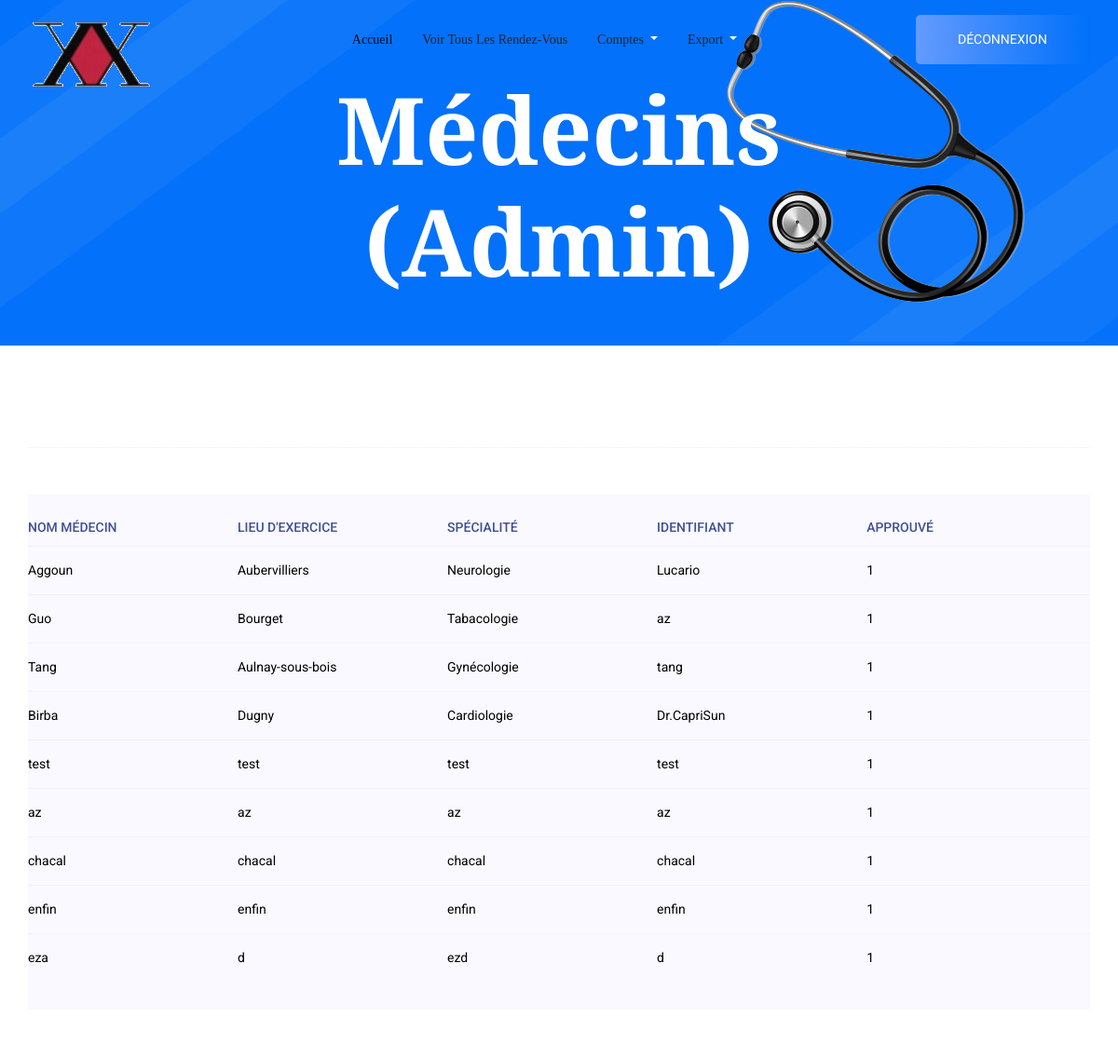
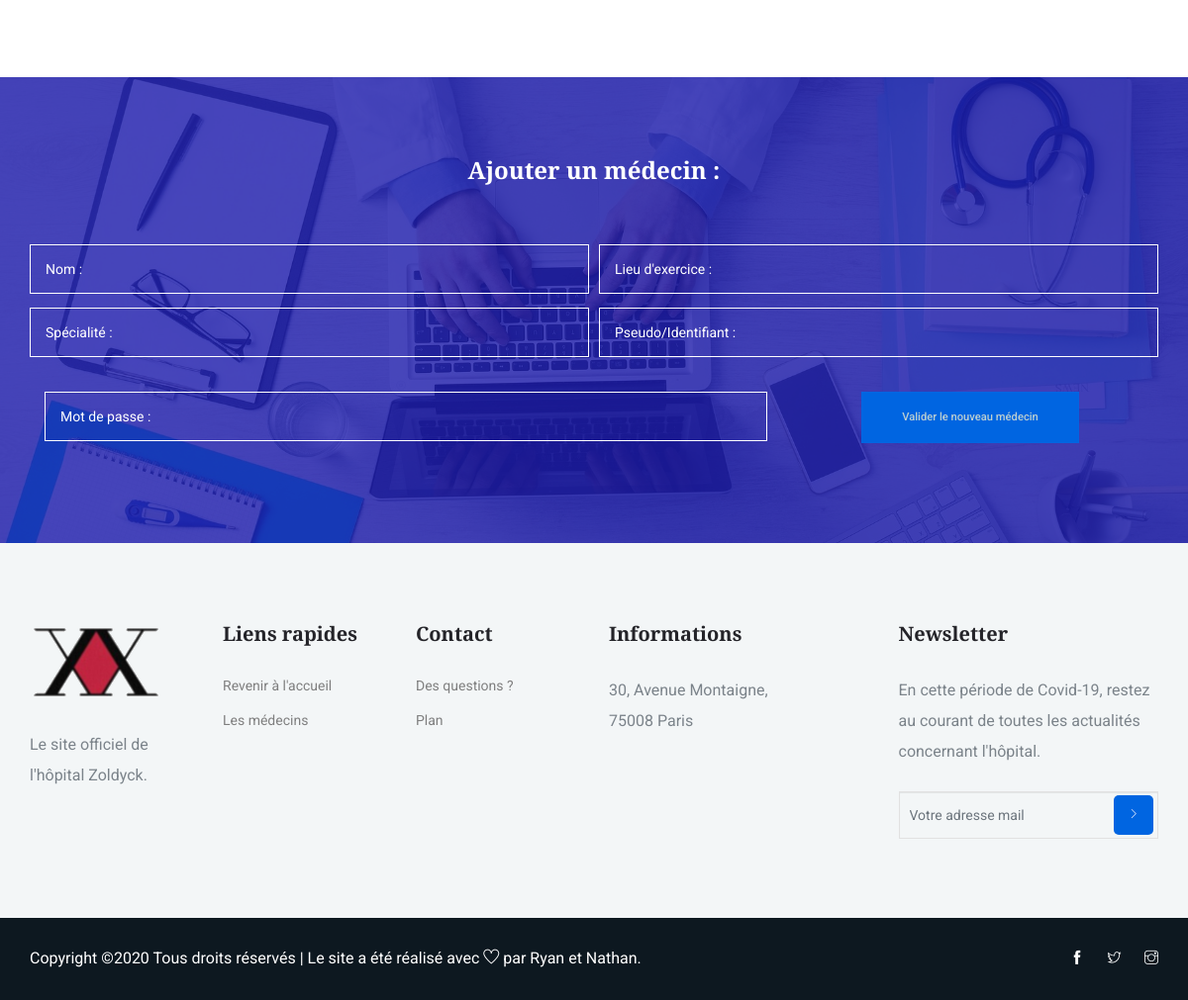
/views/add_doctor.php (signed in), run on the app's committed database (2 pictures, top to bottom).
### tables this page shows
CREATE TABLE IF NOT EXISTS `medecin` (
  `id` int(11) NOT NULL AUTO_INCREMENT,
  `nom` varchar(50) NOT NULL,
  `lieu` varchar(50) NOT NULL,
  `specialite` varchar(50) NOT NULL,
  `identifiant` varchar(50) NOT NULL,
  `mdp` varchar(50) NOT NULL,
  `approuve` int(11) NOT NULL,
  PRIMARY KEY (`id`),
  UNIQUE KEY `fk_medecin` (`nom`)
);

### views/add_doctor.php (the view, shortened to what this page needs)
<!DOCTYPE html>
<html lang="en">
<head>
    <link rel="stylesheet" href="https://maxcdn.bootstrapcdn.com/bootstrap/3.3.7/css/bootstrap.min.css">
    <?php
          require_once('navbar.php');
        ?>
<body>
	<?php
	try{
		$bdd= new PDO('mysql:host=localhost;dbname=hopital; charset=utf8','root','');
	}
	catch (Exception $e){
		die('Erreur:'.$e->getMessage());
	}
	?>
    <section class="breadcrumb_part breadcrumb_bg">
        <div class="container">
            <div class="row">
                <div class="col-lg-12">
                    <div class="breadcrumb_iner">
                        <div class="breadcrumb_iner_item">
                            <h2>Médecins <br> (Admin)</h2>
                        </div>
                    </div>
                </div>
            </div>
        </div>
    </section>
    <section class="contact-section section_padding">
      <div class="container">
        <div class="section-top-border">
          <div class="progress-table-wrap">
            <div class="progress-table">
              <div class="table-head">
                <div class="visit">Nom médecin</div>
                <div class="visit">Lieu d'exercice</div>
                <div class="visit">Spécialité</div>
                <div class="visit">Identifiant</div>
                <div class="visit">Approuvé</div>
              </div>
              <?php
                if ($_SESSION['role'] == "admin") {
                  $req = $bdd->query('SELECT * FROM medecin');
                  $donnees= $req->fetchall();
                }
                else{
                  echo 'Vous n\'avez pas accès à cette page';
                }
                foreach ($donnees as $value) {
                  echo '<div class="table-row">
                    <div class="visit" style="color:#000000">'.$value["nom"].'</div>
                    <div class="visit" style="color:#000000">'.$value["lieu"].'</div>
                    <div class="visit" style="color:#000000">'.$value["specialite"].'</div>
                    <div class="visit" style="color:#000000">'.$value["identifiant"].'</div>
                    <div class="visit" style="color:#000000">'.$value["approuve"].'</div>
                  </div>';
                }
               ?>
            </div>
          </div>
        </div>
      </div>
    </section>
    <section class="regervation_part section_padding">
        <div class="container">
            <div class="row align-items-center regervation_content">
                <div class="col-lg-12">
                   <div class="regervation_part_iner">
                        <form action="../traitement/add_doctor.php" method="post">
                          <center>
                           <h2>Ajouter un médecin :</h2> </center>
                            <div class="form-row">
                              <div class="form-group col-md-6">
                                  <input type="text" class="form-control" name="nom" placeholder="Nom : ">
                              </div>
                                <div class="form-group col-md-6">
                                    <input type="text" class="form-control" name="lieu" placeholder="Lieu d'exercice : ">
                                </div>
                                <div class="form-group col-md-6">
                                    <input type="text" class="form-control" name="specialite" placeholder="Spécialité : ">
                                </div>
                                <div class="form-group col-md-6">
                                    <input type="text" class="form-control" name="identifiant" placeholder="Pseudo/Identifiant : ">
                                </div>
                                <br>
                                </div>
                                <br>
                                <div class="form-group col-md-8">
                                    <input type="password" class="form-control" name="mdp" placeholder="Mot de passe : ">
                                </div>
                            <div class="regerv_btn"><center>
                                <input type="submit" class="genric-btn primary e-large" value="Valider le nouveau médecin">
                                <br/>  </center>
                          </div>
                        </form>
                    </div>
                </div>
            </div>
        </div>
    </section>
    <?php
    require_once('footer.php');
     ?>
</html>

### data on the page
medecin: nom "Aggoun", lieu "Aubervilliers", specialite "Neurologie", identifiant "Lucario", approuve "1"
medecin: nom "Guo", lieu "Bourget", specialite "Tabacologie", identifiant "az", approuve "1"
medecin: nom "Tang", lieu "Aulnay-sous-bois", specialite "Gynécologie", identifiant "tang", approuve "1"
medecin: nom "Birba", lieu "Dugny", specialite "Cardiologie", identifiant "Dr.CapriSun", approuve "1"
medecin: nom "test", lieu "test", specialite "test", identifiant "test", approuve "1"
medecin: nom "az", lieu "az", specialite "az", identifiant "az", approuve "1"
medecin: nom "chacal", lieu "chacal", specialite "chacal", identifiant "chacal", approuve "1"
medecin: nom "enfin", lieu "enfin", specialite "enfin", identifiant "enfin", approuve "1"
medecin: nom "eza", lieu "d", specialite "ezd", identifiant "d", approuve "1"
